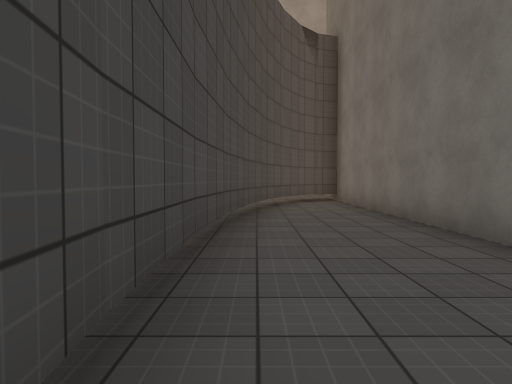
View 1 (above)

24 first-person views from a walk through a Unity game level. The camera is 1.3 m above the floor, tilts 2° down and sees 70° across. The floor is counted in squares, 2 m on a side. Each view is taken from the middle of a square. On the plan, view 1 faces up. The plan holds only what a view shows up to about 11 squares ahead; the rest is blank. The place goes on beyond the plan. The player character is not drawn. Surface patterns are stand-ins for the level's own textures.

View 2
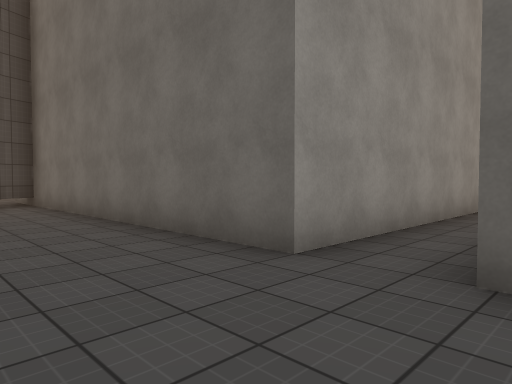

View 3
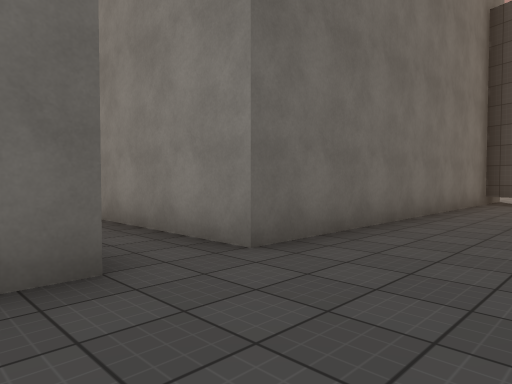

View 4
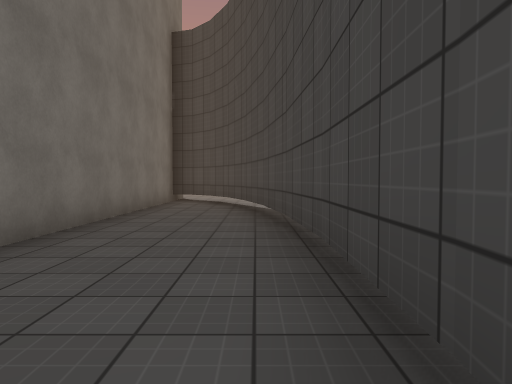

View 5
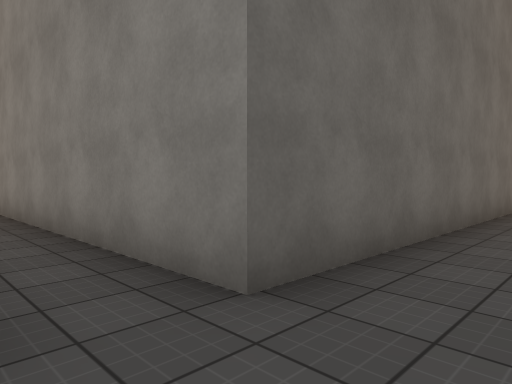

View 6
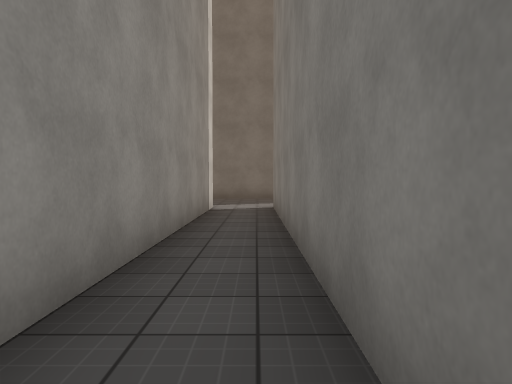

View 7
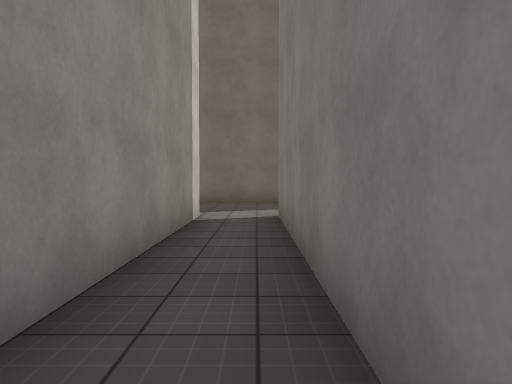

View 8
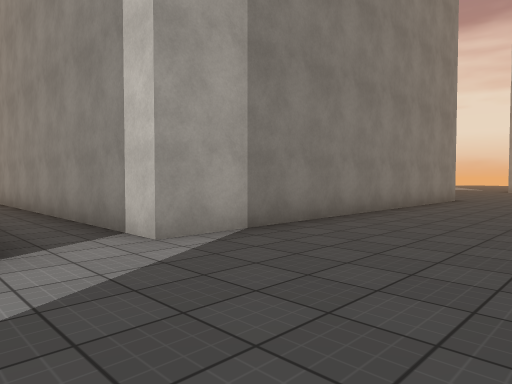

View 9
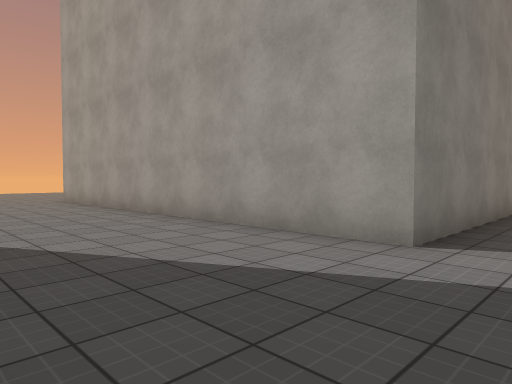

View 10
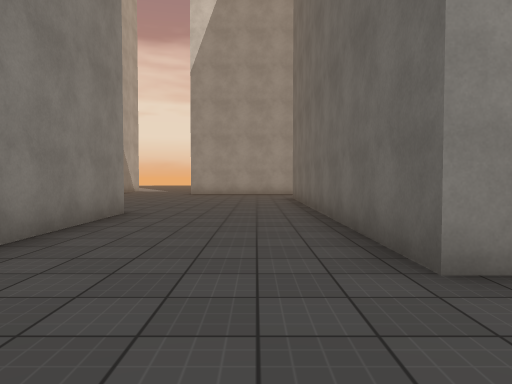

View 11
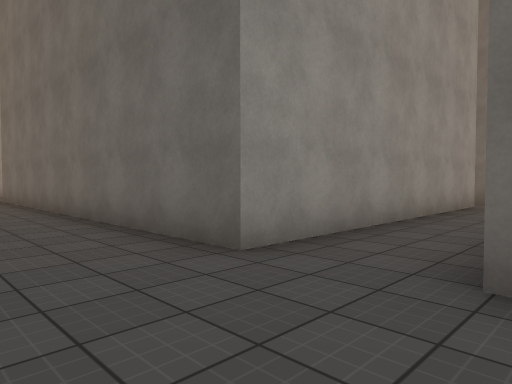

View 12
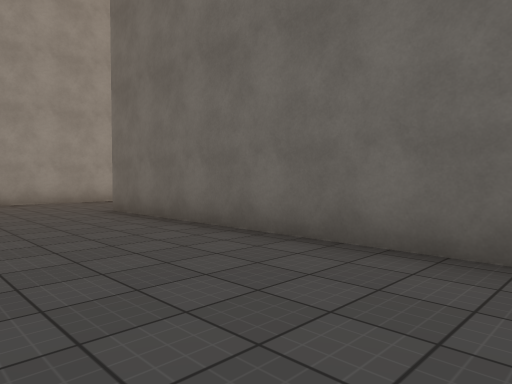

View 13
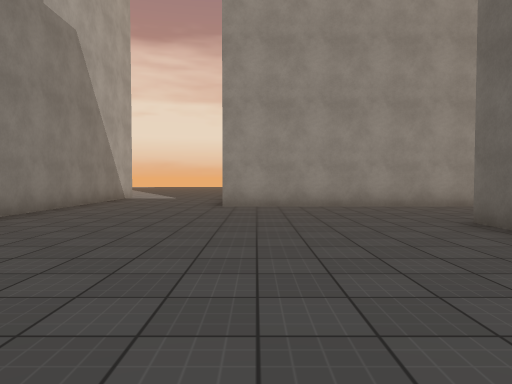

View 14
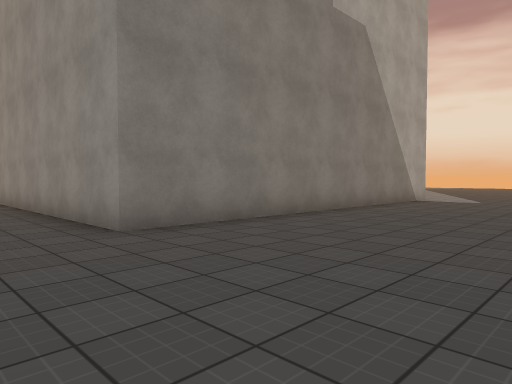

View 15
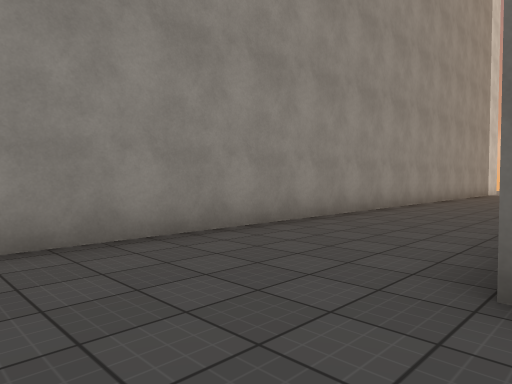

View 16
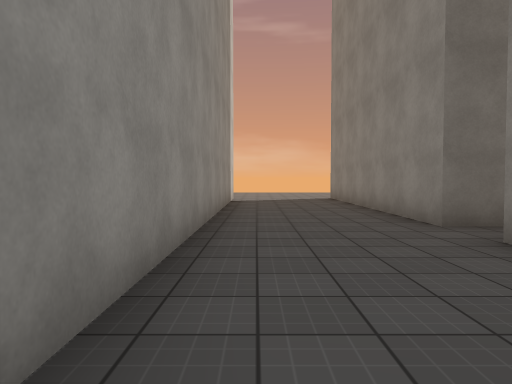

View 17
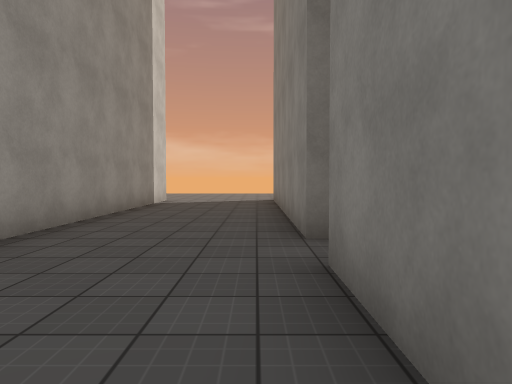

View 18
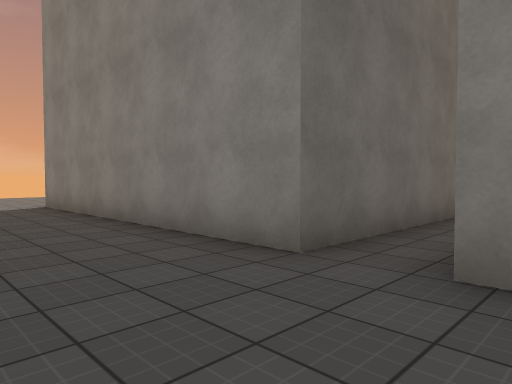

View 19
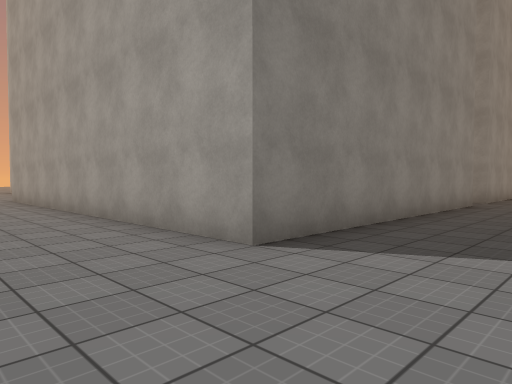

View 20
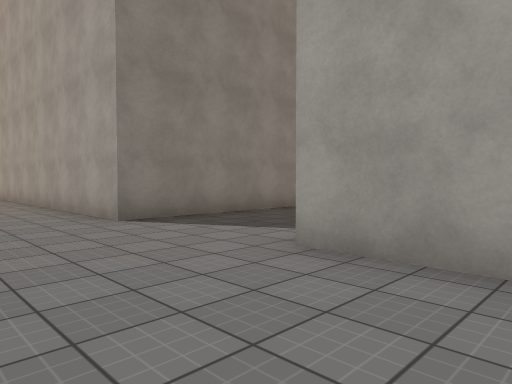

View 21
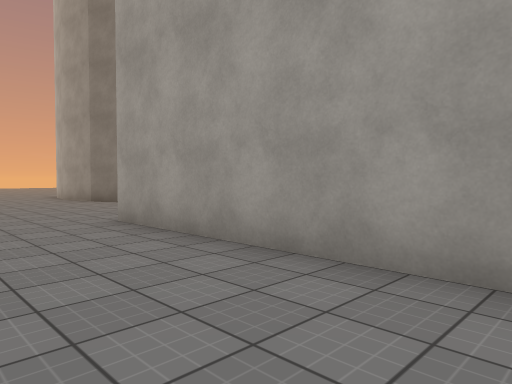

View 22
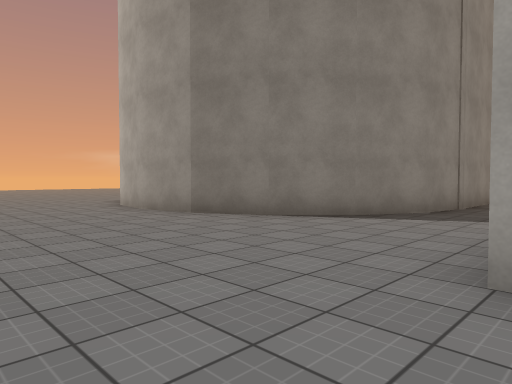

View 23
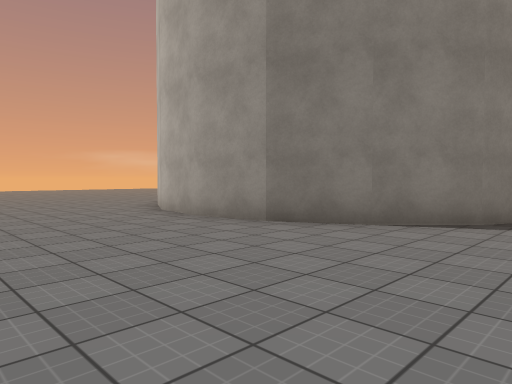

View 24
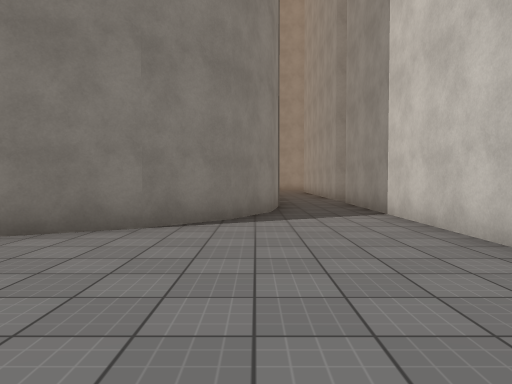

### Floor plan
Points are (right, up) in squares from view 1. A wall is a line through its corners. A room is listed if a view was taken in it or the views show most of it. See-through windows are left out.
Room 1 (views 1, 2, 3, 4, 5, 6, 7)
walls: (-0.4, -0.6) (-0.1, -2.3) (0.2, -3.8) (0.5, -4.5); (-0.5, 5) (-0.5, -0.6); (-0.1, 6.7) (-0.4, 4.9); (2.5, -4.5) (2.5, 1.6) (12.5, 1.6); (0.7, 9.5) (0.3, 8.2) (-0.1, 6.6); (1.3, 10.5) (0.7, 9.4); (12.5, 3) (2.5, 3) (2.5, 11.1) (1.9, 10.9) (1.2, 10.3)
ways out: opening at (13, 2) to room 2
Room 2 (views 8, 9, 10, 11, 12, 13, 14, 15, 16, 17, 18, 19, 20, 21, 22, 23, 24)
walls: (23.8, 8.4) (16.3, 8.4) (16.3, 18.5); (25, 14.1) (25, 18.4) (32.5, 18.4) (32.5, 8.4); (23.9, 6.6) (26.4, 6.6); (26.1, 6.6) (27.7, 6.3) (29.1, 5.6) (30.2, 4.5) (30.9, 3.1) (31.1, 1.6) (30.9, 0) (30.3, -1.2); (21.8, 18.4) (23.8, 18.4); (31.5, 8.4) (25, 8.4); (12.5, 13.1) (12.5, 3); (16.3, 1.2) (16.3, 3.6); (12.5, 1.6) (12.5, -4.5); (32.2, 23.6) (32.2, 21.7) (12.1, 21.7); (8.6, 24.5) (8.6, 16)
ways out: opening at (13, 2) to room 1; opening at (9, 14.5)

Where each view was taken, in squares from view 1:
view 1: 0 up, 0 right, facing up
view 2: 1 up, 0 right, facing up-right
view 3: 4 up, 0 right, facing down-right
view 4: 4 up, 0 right, facing down
view 5: 3 up, 1 right, facing down-right
view 6: 2 up, 4 right, facing right
view 7: 2 up, 6 right, facing right
view 8: 1 up, 16 right, facing up-left
view 9: 3 up, 16 right, facing down-left
view 10: 6 up, 15 right, facing up
view 11: 6 up, 14 right, facing up-right
view 12: 11 up, 13 right, facing up-right
view 13: 13 up, 13 right, facing up
view 14: 14 up, 13 right, facing up-left
view 15: 18 up, 14 right, facing up-right
view 16: 21 up, 20 right, facing right
view 17: 19 up, 21 right, facing right
view 18: 21 up, 23 right, facing down-right
view 19: 21 up, 35 right, facing down-left
view 20: 24 up, 35 right, facing down-left
view 21: 14 up, 35 right, facing down-left
view 22: 9 up, 35 right, facing down-left
view 23: 7 up, 35 right, facing down-left
view 24: 6 up, 35 right, facing left
